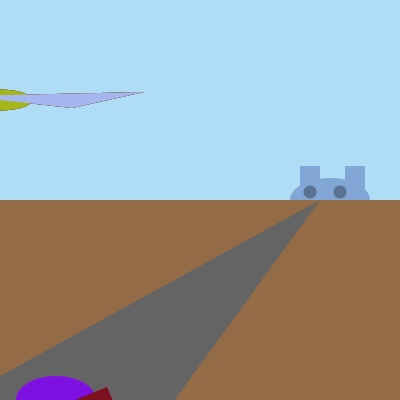
Frame 1 (no input)
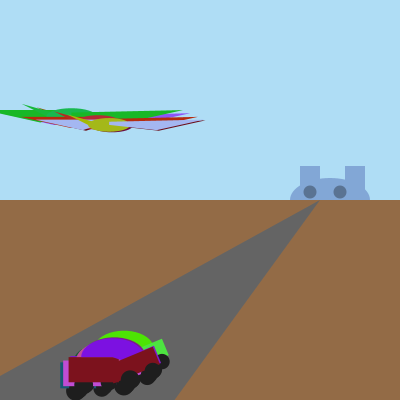
Frame 60 (the mouse pressed at the canvas centre just before this capture)
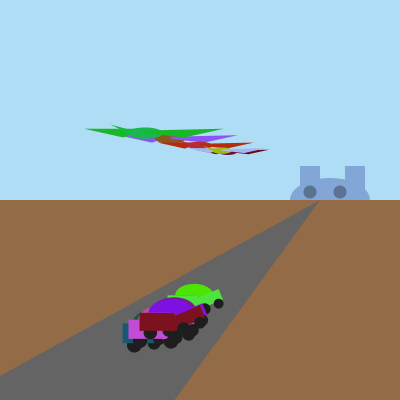
Frame 120 (the mouse held since frame 60 and released just before this capture)

The Processing sketch that drew these frames (run headless with seeded random() and noise(); from frame 60 on, the mouse is pressed at the canvas centre):

// Processing sketch: road
// ── road.pde
//CSC 123 Lab 11 base code for one point perspective exercize and class practice.
//by ZJ Wood

//TODO: add code such that when the mouse is clicked the cars and ships restart - do not 'new' variables, just 
//      reset variables are desired

//TODO: change the code so that the cars do not run over one another (you may use a 'hack', ie have them
//      start at different times or a more complex method)

class dragon 
{
 PVector loc,begin,stop,fall;
 PVector dir;
 float speed;
 float dist;
 int go;
 color c;
 boolean alive;

 dragon(PVector start, PVector end, PVector drop)
 {
   begin =start.get();
   loc = start.get();
   stop = end.get();
   end.sub(start);
   dir = end.get();
  dist = dir.mag();
   dir.normalize();
   fall= drop.get();

   speed = random(1, 2);
   c = color(random(20, 240), random(10, 240), random(10, 240));
   alive = true;
 }

 void draw() 
 {
   float more;
   PVector temp;

   temp = new PVector(stop.x, stop.y);
   temp.sub(loc);
   more = temp.mag();
   if (alive) 
   {
     fill(c);
     pushMatrix();
       translate(loc.x, loc.y);
       scale( (more/dist)*1.6 );
       fill(c-40);
       quad(-10,-5,-10,0,-25,5,-70,-5);
       fill(c-20);
       triangle(-40,-10,-10,5,-15,-3);
       fill(c);
       ellipse(0, 0, 40, 13);
       fill(c-40);
       quad(0,-3,0,0,45,5,90,-5);
     popMatrix();
   }
 }

 void fly() 
 {
   float more;
   PVector temp;

   temp = new PVector(begin.x, begin.y);
   temp.sub(loc);
   temp.sub(fall);
   more = temp.mag();
   if (more < dist) 
   {
     loc.x += dir.x*speed;
     loc.y += dir.y*speed;
   } 
   else
   { alive = false; }
 }
 
}

class car 
{
  PVector loc, stop, begin;
  PVector dir;
  float speed;
  float dist;
  color c;
  boolean alive;

  car(PVector start, PVector end) 
  {
    begin = start.get();
    loc = start.get();
    stop = end.get();
    end.sub(start);
    dir = end.get();
    dist = dir.mag();
    dir.normalize();
    speed = random(1, 2);
    c = color(random(20, 240), random(10, 240), random(10, 240));
    alive = true;
  }

  void draw() {
    float more;
    PVector temp;

    temp = new PVector(stop.x, stop.y);
    temp.sub(loc);
    more = temp.mag();
    if (alive) {
      pushMatrix();
      translate(loc.x, loc.y);
      scale( (more/dist)*1.6 );
      noStroke();
      fill(30);
      ellipse(32, 20, 13, 13);
      ellipse(12, 22, 15, 15);
      fill(c);
      rect(0, 0, 40, 20);
      fill(c-60);
      arc(35, 0, 50, 30, PI, PI*2 + PI/6);
      fill(c);
        pushMatrix();
        rotate(-PI/8);
        rect(25, 18, 40, 15);
        popMatrix();
      fill(30);
      ellipse(67, 11, 13, 13);
      ellipse(49, 18, 15, 15);
      popMatrix();
    }
  }

  void drive() {
    float more;
    PVector temp;

    temp = new PVector(begin.x, begin.y);
    temp.sub(loc);
    more = temp.mag();
    if (more < dist) {
      loc.x += dir.x*speed;
      loc.y += dir.y*speed;
    } 
    else {
      alive = false;
    }
  }
}

car theCars[];
dragon theNest[];
int numC;
int time[];

void setup() {

  frameRate(30);
  size(400, 400);
  smooth();
  numC = 5;

  theCars = new car[numC];
  theNest = new dragon[numC];
  time = new int[numC];
  
  for (int i=0; i < numC; i++) {
    theCars[i] = new car(new PVector(0, height), new PVector(width*.8, height/2));
    theNest[i] = new dragon(new PVector(0, height/4), new PVector(width*.8, height/3 + height/10), new PVector(random(-1,1),random(-1,1)));
    time[i] = i+20;
  }
}


void mousePressed()
{
  if(mouseX<400 && mouseY<400)
  { 
  for (int i=0; i < numC; i++) 
    {
      //cars  new PVector(0, height), new PVector(width*.8, height/2)
      theCars[i].draw();
      theCars[i].drive();
      //nest  new PVector(0, height/4), new PVector(width*.8, height/3 + height/10)
      theNest[i].draw();
      theNest[i].fly();
    }
  }
}

void draw() {
  background(175, 221, 245);
  noStroke();
  fill(130, 167, 214);
  ellipse(330, height/2, width/5, height/9);
  rect(345, height/4 +height/6, width/20, height/9);
  rect(300, height/4 +height/6, width/20, height/9);
  fill(90,115,147);
  ellipse(310,height/5 + height/4 + 12,width/30,height/30);
  ellipse(340,height/5 + height/4 + 12,width/30,height/30);
  //draw forground
  noStroke();
  fill(147, 107, 70);
  rect(0, height/2, width, height/2);
  //draw road
  fill(100);
  triangle(width*.8, height/2, width*.4, height+20, -.2*width, height+20);
  for (int t=0; t < 100; t++)
  { for(int i=0;i<numC;i++)
    { if(time[i]==t)
      {  theCars[i].draw();
         theCars[i].drive();
         theNest[i].draw();
         theNest[i].fly();
      }
    }
  }
}
